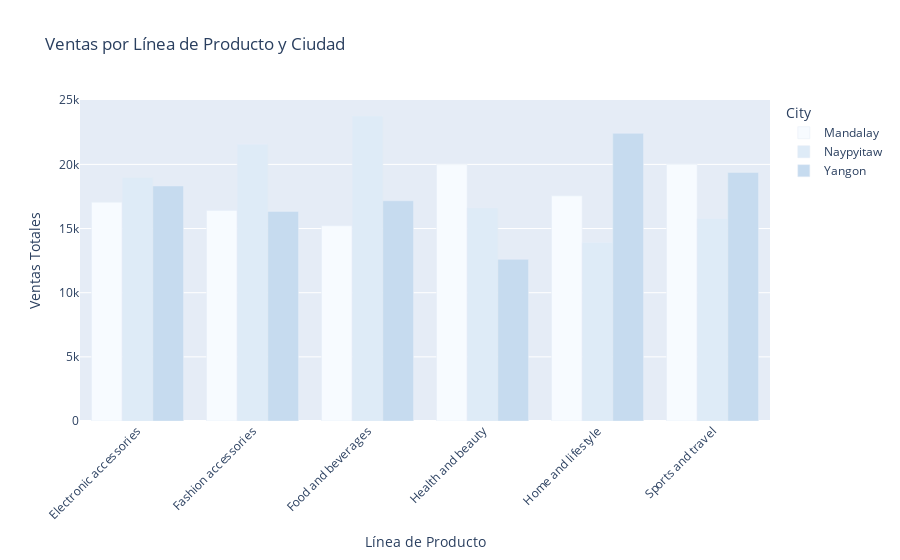

The code cell stored with this chart in its notebook:
### Markdown cell above
### Venta por Producto y Ciudad

### Code cell
df_grouped = df.groupby(['City', 'Product line'], as_index=False)['Total'].sum()

fig = px.bar(
    df_grouped,
    x='Product line',
    y='Total',
    color='City',
    barmode='group',
    title='Ventas por Línea de Producto y Ciudad',
    labels={'Total': 'Ventas Totales', 'Product line': 'Línea de Producto'},
    color_discrete_sequence=px.colors.sequential.Blues
)

fig.update_layout(xaxis_tickangle=-45)
fig.show()

### Figure 1 — Plotly figure (JSON) as saved in the notebook; plotly's stock layout.template omitted (floating-point values rounded to 4 significant figures)
{"data": [{"alignmentgroup": "True", "hovertemplate": "City=Mandalay<br>Línea de Producto=%{x}<br>Ventas Totales=%{y}<extra></extra>", "legendgroup": "Mandalay", "marker": {"color": "rgb(247,251,255)", "pattern": {"shape": ""}}, "name": "Mandalay", "offsetgroup": "Mandalay", "orientation": "v", "showlegend": true, "textposition": "auto", "type": "bar", "x": ["Electronic accessories", "Fashion accessories", "Food and beverages", "Health and beauty", "Home and lifestyle", "Sports and travel"], "xaxis": "x", "y": [17050.0, 16410.0, 15210.0, 19980.0, 17550.0, 19990.0], "yaxis": "y"}, {"alignmentgroup": "True", "hovertemplate": "City=Naypyitaw<br>Línea de Producto=%{x}<br>Ventas Totales=%{y}<extra></extra>", "legendgroup": "Naypyitaw", "marker": {"color": "rgb(222,235,247)", "pattern": {"shape": ""}}, "name": "Naypyitaw", "offsetgroup": "Naypyitaw", "orientation": "v", "showlegend": true, "textposition": "auto", "type": "bar", "x": ["Electronic accessories", "Fashion accessories", "Food and beverages", "Health and beauty", "Home and lifestyle", "Sports and travel"], "xaxis": "x", "y": [18970.0, 21560.0, 23770.0, 16620.0, 13900.0, 15760.0], "yaxis": "y"}, {"alignmentgroup": "True", "hovertemplate": "City=Yangon<br>Línea de Producto=%{x}<br>Ventas Totales=%{y}<extra></extra>", "legendgroup": "Yangon", "marker": {"color": "rgb(198,219,239)", "pattern": {"shape": ""}}, "name": "Yangon", "offsetgroup": "Yangon", "orientation": "v", "showlegend": true, "textposition": "auto", "type": "bar", "x": ["Electronic accessories", "Fashion accessories", "Food and beverages", "Health and beauty", "Home and lifestyle", "Sports and travel"], "xaxis": "x", "y": [18320.0, 16330.0, 17160.0, 12600.0, 22420.0, 19370.0], "yaxis": "y"}], "layout": {"barmode": "group", "legend": {"title": {"text": "City"}, "tracegroupgap": 0}, "title": {"text": "Ventas por Línea de Producto y Ciudad"}, "xaxis": {"anchor": "y", "domain": [0, 1], "tickangle": -45, "title": {"text": "Línea de Producto"}}, "yaxis": {"anchor": "x", "domain": [0, 1], "title": {"text": "Ventas Totales"}}}}
